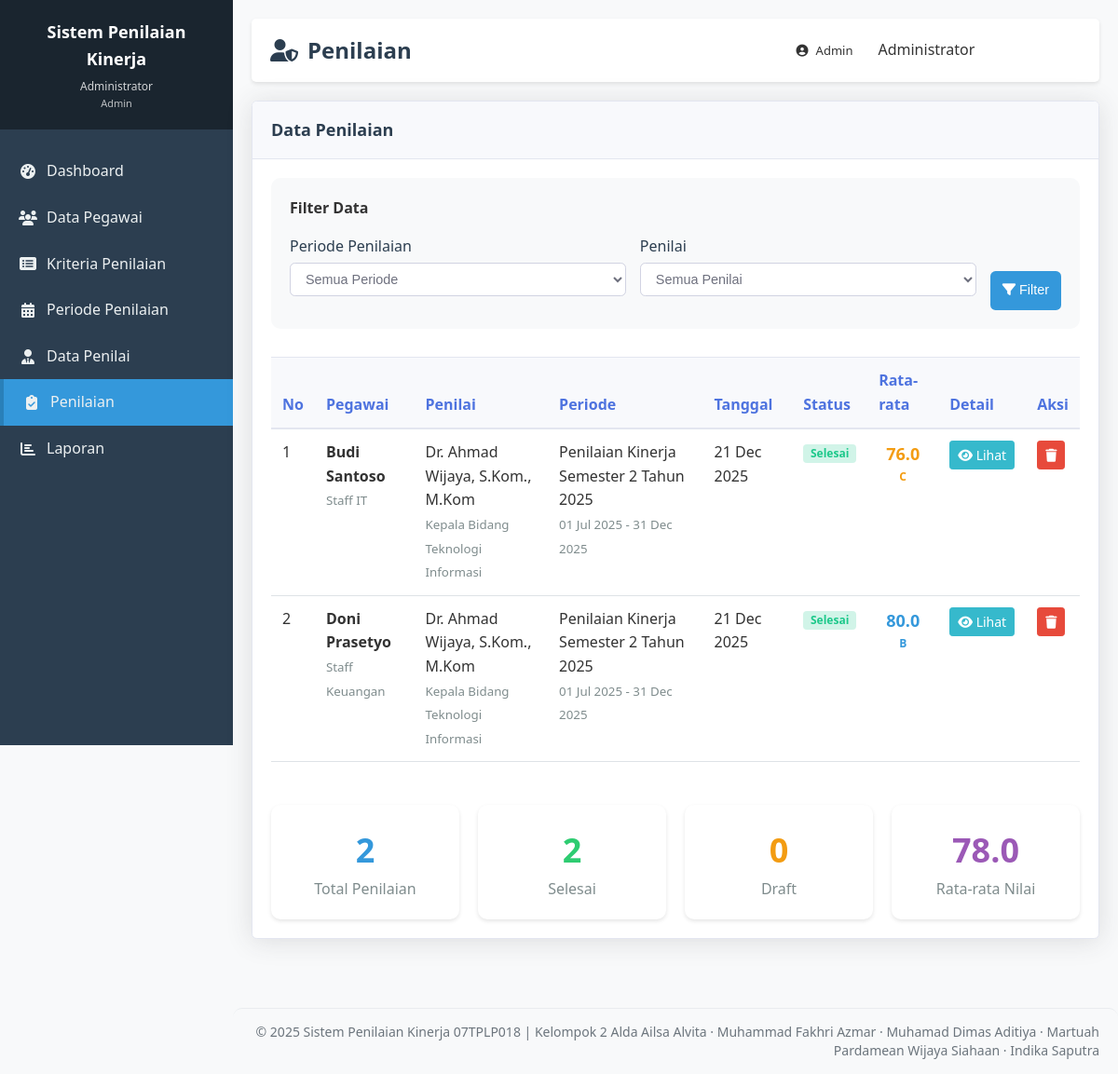
/admin/penilaian.php (signed in), run on the app's committed database.
### tables this page shows
CREATE TABLE `penilaian` (
  `id` int(11) NOT NULL,
  `periode_id` int(11) NOT NULL,
  `pegawai_id` int(11) NOT NULL,
  `penilai_id` int(11) NOT NULL,
  `tanggal_penilaian` date NOT NULL,
  `status` enum('draft','selesai') NOT NULL DEFAULT 'draft',
  `catatan` text DEFAULT NULL,
  `created_at` timestamp NOT NULL DEFAULT current_timestamp(),
  `updated_at` timestamp NOT NULL DEFAULT current_timestamp() ON UPDATE current_timestamp()
);

CREATE TABLE `pegawai` (
  `id` int(11) NOT NULL,
  `user_id` int(11) DEFAULT NULL,
  `nip` varchar(50) NOT NULL,
  `nama_depan` varchar(100) DEFAULT NULL,
  `nama_belakang` varchar(100) DEFAULT NULL,
  `nama_lengkap` varchar(255) NOT NULL,
  `jabatan` varchar(100) NOT NULL,
  `unit_kerja` varchar(100) DEFAULT NULL,
  `email` varchar(100) DEFAULT NULL,
  `no_telp` varchar(20) DEFAULT NULL,
  `created_at` timestamp NOT NULL DEFAULT current_timestamp(),
  `updated_at` timestamp NOT NULL DEFAULT current_timestamp() ON UPDATE current_timestamp()
);

CREATE TABLE `penilai` (
  `id` int(11) NOT NULL,
  `user_id` int(11) NOT NULL,
  `nama_penilai` varchar(255) NOT NULL,
  `jabatan` varchar(100) NOT NULL,
  `created_at` timestamp NOT NULL DEFAULT current_timestamp(),
  `updated_at` timestamp NOT NULL DEFAULT current_timestamp() ON UPDATE current_timestamp()
);

CREATE TABLE `periode_penilaian` (
  `id` int(11) NOT NULL,
  `nama_periode` varchar(100) NOT NULL,
  `tanggal_mulai` date NOT NULL,
  `tanggal_selesai` date NOT NULL,
  `status` enum('aktif','selesai','draft') NOT NULL DEFAULT 'draft',
  `created_at` timestamp NOT NULL DEFAULT current_timestamp(),
  `updated_at` timestamp NOT NULL DEFAULT current_timestamp() ON UPDATE current_timestamp()
);

### admin/penilaian.php (the view, shortened to what this page needs)
<?php
$db = new Database();
$conn = $db->getConnection();
$periode_id = isset($_GET['periode_id']) ? $db->escapeString($_GET['periode_id']) : '';
$active_period = $conn->query("
    SELECT * FROM periode_penilaian
    WHERE status = 'aktif'
    ORDER BY id DESC LIMIT 1
")->fetch_assoc();
$where_conditions = [];
if ($periode_id) {
    $where_conditions[] = "pn.periode_id = '$periode_id'";
} else if ($active_period) {
    $where_conditions[] = "pn.periode_id = '{$active_period['id']}'";
}
$where_clause = $where_conditions ? 'WHERE ' . implode(' AND ', $where_conditions) : '';
$query = "
    SELECT
        pn.*,
        pg.nama_lengkap as nama_pegawai,
        pg.jabatan as jabatan_pegawai,
        pl.nama_penilai,
        pl.jabatan as jabatan_penilai,
        pr.nama_periode,
        pr.tanggal_mulai,
        pr.tanggal_selesai,
        (SELECT COUNT(*) FROM detail_penilaian WHERE penilaian_id = pn.id) as total_kriteria,
        (SELECT AVG(nilai) FROM detail_penilaian WHERE penilaian_id = pn.id) as rata_rata_nilai
    FROM penilaian pn
    JOIN pegawai pg ON pn.pegawai_id = pg.id
    JOIN penilai pl ON pn.penilai_id = pl.id
    JOIN periode_penilaian pr ON pn.periode_id = pr.id
    $where_clause
    ORDER BY pn.tanggal_penilaian DESC
";
$result = $conn->query($query);
require_once '../includes/header.php';
?>
<div class="card">
    <div class="card-header" style="display: flex; justify-content: space-between; align-items: center;">
        <h2>Data Penilaian</h2>
    </div>
    <div class="card-body">
        <div style="margin-bottom: 30px; padding: 20px; background: #f8f9fa; border-radius: 10px;">
            <h4 style="margin-bottom: 15px;">Filter Data</h4>
            <form method="GET" action="" style="display: grid; grid-template-columns: 1fr 1fr auto; gap: 15px;">
                <div class="form-group">
                    <label for="periode_id">Periode Penilaian</label>
                    <select id="periode_id" name="periode_id" class="form-control">
                        <option value="">Semua Periode</option>
                    </select>
                </div>
                <div class="form-group">
                    <label for="penilai_id">Penilai</label>
                    <select id="penilai_id" name="penilai_id" class="form-control">
                        <option value="">Semua Penilai</option>
                    </select>
                </div>
                <div style="display: flex; gap: 10px; align-items: flex-end;">
                    <button type="submit" class="btn btn-primary" style="height: 42px;">
                        <i class="fas fa-filter"></i> Filter
                    </button>
                </div>
            </form>
        </div>
        <?php if ($result->num_rows > 0): ?>
            <div class="table-responsive">
                <table class="data-table">
                    <thead>
                        <tr>
                            <th>No</th>
                            <th>Pegawai</th>
                            <th>Penilai</th>
                            <th>Periode</th>
                            <th>Tanggal</th>
                            <th>Status</th>
                            <th>Rata-rata</th>
                            <th>Detail</th>
                            <th>Aksi</th>
                        </tr>
                    </thead>
                    <tbody>
                        <?php $no = 1; ?>
                        <?php while ($row = $result->fetch_assoc()):
                            $rata_rata = $row['rata_rata_nilai'] ?? 0;
                            $grade = '';
                            $grade_color = '';
                            if ($rata_rata >= 90) {
                                $grade = 'A';
                                $grade_color = '#27ae60';
                            } elseif ($rata_rata >= 80) {
                                $grade = 'B';
                                $grade_color = '#3498db';
                            } elseif ($rata_rata >= 70) {
                                $grade = 'C';
                                $grade_color = '#f39c12';
                            } elseif ($rata_rata >= 60) {
                                $grade = 'D';
                                $grade_color = '#e67e22';
                            } else {
                                $grade = 'E';
                                $grade_color = '#e74c3c';
                            }
                        ?>
                            <tr>
                                <td><?php echo $no++; ?></td>
                                <td>
                                    <strong><?php echo $row['nama_pegawai']; ?></strong><br>
                                    <small style="color: #7f8c8d;"><?php echo $row['jabatan_pegawai']; ?></small>
                                </td>
                                <td>
                                    <?php echo $row['nama_penilai']; ?><br>
                                    <small style="color: #7f8c8d;"><?php echo $row['jabatan_penilai']; ?></small>
                                </td>
                                <td>
                                    <?php echo $row['nama_periode']; ?><br>
                                    <small style="color: #7f8c8d;">
                                        <?php echo date('d M Y', strtotime($row['tanggal_mulai'])); ?> -
                                        <?php echo date('d M Y', strtotime($row['tanggal_selesai'])); ?>
                                    </small>
                                </td>
                                <td><?php echo date('d M Y', strtotime($row['tanggal_penilaian'])); ?></td>
                                <td>
                                    <?php
                                        $status_class = $row['status'] == 'selesai' ? 'status-active' : 'status-pending';
                                        $status_text = $row['status'] == 'selesai' ? 'Selesai' : 'Draft';
                                    ?>
                                    <span class="status-badge <?php echo $status_class; ?>">
                                        <?php echo $status_text; ?>
                                    </span>
                                </td>
                                <td>
                                    <div style="text-align: center;">
                                        <div style="font-size: 18px; font-weight: bold; color: <?php echo $grade_color; ?>;">
                                            <?php echo number_format($rata_rata, 1); ?>
                                        </div>
                                        <div style="font-size: 12px; color: <?php echo $grade_color; ?>; font-weight: bold;">
                                            <?php echo $grade; ?>
                                        </div>
                                    </div>
                                </td>
                                <td>
                                    <a href="penilaian_detail.php?id=<?php echo $row['id']; ?>"
                                       class="btn btn-sm btn-info">
                                        <i class="fas fa-eye"></i> Lihat
                                    </a>
                                </td>
                                <td>
                                    <div style="display: flex; gap: 5px;">
                                        <a href="?action=delete&id=<?php echo $row['id']; ?>"
                                           class="btn btn-sm btn-danger"
                                           onclick="return confirm('Apakah Anda yakin ingin menghapus penilaian ini?')"
                                           title="Hapus">
                                            <i class="fas fa-trash"></i>
                                        </a>
                                    </div>
                                </td>
                            </tr>
                        <?php endwhile; ?>
                    </tbody>
                </table>
            </div>
            <div style="margin-top: 30px; display: grid; grid-template-columns: repeat(4, 1fr); gap: 20px;">
                <?php
                $stats_query = "
                    SELECT
                        COUNT(*) as total,
                        SUM(CASE WHEN pn.status = 'selesai' THEN 1 ELSE 0 END) as selesai,
                        SUM(CASE WHEN pn.status = 'draft' THEN 1 ELSE 0 END) as draft,
                        (
                            SELECT AVG(dn.nilai)
                            FROM detail_penilaian dn
                            JOIN penilaian pn2 ON dn.penilaian_id = pn2.id
                            WHERE pn2.status = 'selesai'
                            " . ($where_clause ? ' AND ' . str_replace('pn.', 'pn2.', implode(' AND ', $where_conditions)) : '') . "
                        ) as avg_nilai
                    FROM penilaian pn
                ";
                if ($where_clause) {
                    $stats_conditions = str_replace('pn.', '', $where_conditions);
                    $stats_query .= " WHERE " . implode(' AND ', $stats_conditions);
                }
                $stats_result = $conn->query($stats_query);
                $stats = $stats_result->fetch_assoc();
                ?>
                <div style="padding: 20px; background: white; border-radius: 10px; box-shadow: 0 2px 4px rgba(0,0,0,0.1); text-align: center;">
                    <div style="font-size: 36px; color: #3498db; font-weight: bold;">
                        <?php echo $stats['total']; ?>
                    </div>
                    <div style="color: #7f8c8d;">Total Penilaian</div>
                </div>
                <div style="padding: 20px; background: white; border-radius: 10px; box-shadow: 0 2px 4px rgba(0,0,0,0.1); text-align: center;">
                    <div style="font-size: 36px; color: #2ecc71; font-weight: bold;">
                        <?php echo $stats['selesai']; ?>
                    </div>
                    <div style="color: #7f8c8d;">Selesai</div>
                </div>
                <div style="padding: 20px; background: white; border-radius: 10px; box-shadow: 0 2px 4px rgba(0,0,0,0.1); text-align: center;">
                    <div style="font-size: 36px; color: #f39c12; font-weight: bold;">
                        <?php echo $stats['draft']; ?>
                    </div>
                    <div style="color: #7f8c8d;">Draft</div>
                </div>
                <div style="padding: 20px; background: white; border-radius: 10px; box-shadow: 0 2px 4px rgba(0,0,0,0.1); text-align: center;">
                    <div style="font-size: 36px; color: #9b59b6; font-weight: bold;">
                        <?php echo number_format($stats['avg_nilai'] ?? 0, 1); ?>
                    </div>
                    <div style="color: #7f8c8d;">Rata-rata Nilai</div>
                </div>
            </div>
        <?php endif; ?>
    </div>
</div>
<?php require_once '../includes/footer.php'; ?>

### data on the page
penilaian: pegawai.nama_lengkap "Budi Santoso", pegawai.jabatan "Staff IT", penilai.nama_penilai "Dr. Ahmad Wijaya, S.Kom., M.Kom", penilai.jabatan "Kepala Bidang Teknologi Informasi", periode.nama_periode "Penilaian Kinerja Semester 2 Tahun 2025", periode.tanggal_mulai "01 Jul 2025", periode.tanggal_selesai "31 Dec 2025", tanggal_penilaian "21 Dec 2025", status "Selesai", rata_rata "76.0", grade "C"
penilaian: pegawai.nama_lengkap "Doni Prasetyo", pegawai.jabatan "Staff Keuangan", penilai.nama_penilai "Dr. Ahmad Wijaya, S.Kom., M.Kom", penilai.jabatan "Kepala Bidang Teknologi Informasi", periode.nama_periode "Penilaian Kinerja Semester 2 Tahun 2025", periode.tanggal_mulai "01 Jul 2025", periode.tanggal_selesai "31 Dec 2025", tanggal_penilaian "21 Dec 2025", status "Selesai", rata_rata "80.0", grade "B"

### other printed values
$_SESSION['nama_lengkap'] "Administrator"
$page_title "Penilaian"
$role "Admin"
$stats['total'] "2"
$stats['selesai'] "2"
$stats['draft'] "0"
$stats['avg_nilai'] "78.0"
